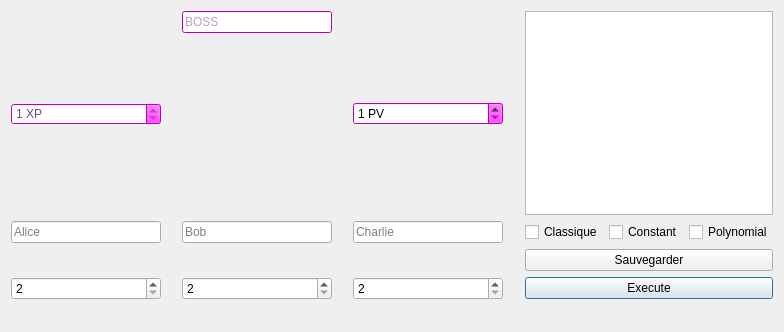
<?xml version="1.0" encoding="UTF-8"?>
<ui version="4.0">
 <class>TPlayerWindow</class>
 <widget class="QDialog" name="TPlayerWindow">
  <property name="geometry">
   <rect>
    <x>0</x>
    <y>0</y>
    <width>784</width>
    <height>332</height>
   </rect>
  </property>
  <property name="windowTitle">
   <string>Calcul des Gains et Valeurs de Shapley</string>
  </property>
  <layout class="QGridLayout" name="gridLayout">
   <item row="2" column="2">
    <spacer name="verticalSpacer_5">
     <property name="orientation">
      <enum>Qt::Vertical</enum>
     </property>
     <property name="sizeType">
      <enum>QSizePolicy::Maximum</enum>
     </property>
     <property name="sizeHint" stdset="0">
      <size>
       <width>20</width>
       <height>20</height>
      </size>
     </property>
    </spacer>
   </item>
   <item row="5" column="6">
    <widget class="QPushButton" name="pushButton_E">
     <property name="text">
      <string>Execute</string>
     </property>
    </widget>
   </item>
   <item row="5" column="0">
    <widget class="QSpinBox" name="spinBox_A">
     <property name="minimum">
      <number>2</number>
     </property>
     <property name="maximum">
      <number>15</number>
     </property>
    </widget>
   </item>
   <item row="6" column="0">
    <spacer name="verticalSpacer_4">
     <property name="orientation">
      <enum>Qt::Vertical</enum>
     </property>
     <property name="sizeHint" stdset="0">
      <size>
       <width>20</width>
       <height>1</height>
      </size>
     </property>
    </spacer>
   </item>
   <item row="3" column="0">
    <widget class="QLineEdit" name="lineEdit_A">
     <property name="minimumSize">
      <size>
       <width>150</width>
       <height>0</height>
      </size>
     </property>
     <property name="placeholderText">
      <string>Alice</string>
     </property>
    </widget>
   </item>
   <item row="4" column="2">
    <spacer name="verticalSpacer_2">
     <property name="orientation">
      <enum>Qt::Vertical</enum>
     </property>
     <property name="sizeType">
      <enum>QSizePolicy::Fixed</enum>
     </property>
     <property name="sizeHint" stdset="0">
      <size>
       <width>20</width>
       <height>10</height>
      </size>
     </property>
    </spacer>
   </item>
   <item row="3" column="3">
    <spacer name="horizontalSpacer_2">
     <property name="orientation">
      <enum>Qt::Horizontal</enum>
     </property>
     <property name="sizeType">
      <enum>QSizePolicy::Maximum</enum>
     </property>
     <property name="sizeHint" stdset="0">
      <size>
       <width>23</width>
       <height>5</height>
      </size>
     </property>
    </spacer>
   </item>
   <item row="1" column="2">
    <widget class="QLabel" name="label">
     <property name="sizePolicy">
      <sizepolicy hsizetype="Expanding" vsizetype="Expanding">
       <horstretch>0</horstretch>
       <verstretch>0</verstretch>
      </sizepolicy>
     </property>
     <property name="minimumSize">
      <size>
       <width>150</width>
       <height>150</height>
      </size>
     </property>
     <property name="maximumSize">
      <size>
       <width>200</width>
       <height>200</height>
      </size>
     </property>
     <property name="text">
      <string/>
     </property>
     <property name="pixmap">
      <pixmap resource="../Ressources/BossEnderDragon.qrc">:/Dragon_de_l'Ender_Spirit.png</pixmap>
     </property>
     <property name="scaledContents">
      <bool>true</bool>
     </property>
    </widget>
   </item>
   <item row="0" column="2">
    <widget class="QLineEdit" name="lineEdit_4">
     <property name="palette">
      <palette>
       <active>
        <colorrole role="WindowText">
         <brush brushstyle="SolidPattern">
          <color alpha="255">
           <red>125</red>
           <green>60</green>
           <blue>152</blue>
          </color>
         </brush>
        </colorrole>
        <colorrole role="Button">
         <brush brushstyle="SolidPattern">
          <color alpha="255">
           <red>255</red>
           <green>0</green>
           <blue>255</blue>
          </color>
         </brush>
        </colorrole>
        <colorrole role="Light">
         <brush brushstyle="SolidPattern">
          <color alpha="255">
           <red>255</red>
           <green>127</green>
           <blue>255</blue>
          </color>
         </brush>
        </colorrole>
        <colorrole role="Midlight">
         <brush brushstyle="SolidPattern">
          <color alpha="255">
           <red>255</red>
           <green>63</green>
           <blue>255</blue>
          </color>
         </brush>
        </colorrole>
        <colorrole role="Dark">
         <brush brushstyle="SolidPattern">
          <color alpha="255">
           <red>127</red>
           <green>0</green>
           <blue>127</blue>
          </color>
         </brush>
        </colorrole>
        <colorrole role="Mid">
         <brush brushstyle="SolidPattern">
          <color alpha="255">
           <red>170</red>
           <green>0</green>
           <blue>170</blue>
          </color>
         </brush>
        </colorrole>
        <colorrole role="Text">
         <brush brushstyle="SolidPattern">
          <color alpha="255">
           <red>125</red>
           <green>60</green>
           <blue>152</blue>
          </color>
         </brush>
        </colorrole>
        <colorrole role="BrightText">
         <brush brushstyle="SolidPattern">
          <color alpha="255">
           <red>255</red>
           <green>255</green>
           <blue>255</blue>
          </color>
         </brush>
        </colorrole>
        <colorrole role="ButtonText">
         <brush brushstyle="SolidPattern">
          <color alpha="255">
           <red>125</red>
           <green>60</green>
           <blue>152</blue>
          </color>
         </brush>
        </colorrole>
        <colorrole role="Base">
         <brush brushstyle="SolidPattern">
          <color alpha="255">
           <red>255</red>
           <green>255</green>
           <blue>255</blue>
          </color>
         </brush>
        </colorrole>
        <colorrole role="Window">
         <brush brushstyle="SolidPattern">
          <color alpha="255">
           <red>255</red>
           <green>0</green>
           <blue>255</blue>
          </color>
         </brush>
        </colorrole>
        <colorrole role="Shadow">
         <brush brushstyle="SolidPattern">
          <color alpha="255">
           <red>0</red>
           <green>0</green>
           <blue>0</blue>
          </color>
         </brush>
        </colorrole>
        <colorrole role="AlternateBase">
         <brush brushstyle="SolidPattern">
          <color alpha="255">
           <red>255</red>
           <green>127</green>
           <blue>255</blue>
          </color>
         </brush>
        </colorrole>
        <colorrole role="ToolTipBase">
         <brush brushstyle="SolidPattern">
          <color alpha="255">
           <red>255</red>
           <green>255</green>
           <blue>220</blue>
          </color>
         </brush>
        </colorrole>
        <colorrole role="ToolTipText">
         <brush brushstyle="SolidPattern">
          <color alpha="255">
           <red>0</red>
           <green>0</green>
           <blue>0</blue>
          </color>
         </brush>
        </colorrole>
        <colorrole role="PlaceholderText">
         <brush brushstyle="SolidPattern">
          <color alpha="128">
           <red>0</red>
           <green>0</green>
           <blue>0</blue>
          </color>
         </brush>
        </colorrole>
       </active>
       <inactive>
        <colorrole role="WindowText">
         <brush brushstyle="SolidPattern">
          <color alpha="255">
           <red>125</red>
           <green>60</green>
           <blue>152</blue>
          </color>
         </brush>
        </colorrole>
        <colorrole role="Button">
         <brush brushstyle="SolidPattern">
          <color alpha="255">
           <red>255</red>
           <green>0</green>
           <blue>255</blue>
          </color>
         </brush>
        </colorrole>
        <colorrole role="Light">
         <brush brushstyle="SolidPattern">
          <color alpha="255">
           <red>255</red>
           <green>127</green>
           <blue>255</blue>
          </color>
         </brush>
        </colorrole>
        <colorrole role="Midlight">
         <brush brushstyle="SolidPattern">
          <color alpha="255">
           <red>255</red>
           <green>63</green>
           <blue>255</blue>
          </color>
         </brush>
        </colorrole>
        <colorrole role="Dark">
         <brush brushstyle="SolidPattern">
          <color alpha="255">
           <red>127</red>
           <green>0</green>
           <blue>127</blue>
          </color>
         </brush>
        </colorrole>
        <colorrole role="Mid">
         <brush brushstyle="SolidPattern">
          <color alpha="255">
           <red>170</red>
           <green>0</green>
           <blue>170</blue>
          </color>
         </brush>
        </colorrole>
        <colorrole role="Text">
         <brush brushstyle="SolidPattern">
          <color alpha="255">
           <red>125</red>
           <green>60</green>
           <blue>152</blue>
          </color>
         </brush>
        </colorrole>
        <colorrole role="BrightText">
         <brush brushstyle="SolidPattern">
          <color alpha="255">
           <red>255</red>
           <green>255</green>
           <blue>255</blue>
          </color>
         </brush>
        </colorrole>
        <colorrole role="ButtonText">
         <brush brushstyle="SolidPattern">
          <color alpha="255">
           <red>125</red>
           <green>60</green>
           <blue>152</blue>
          </color>
         </brush>
        </colorrole>
        <colorrole role="Base">
         <brush brushstyle="SolidPattern">
          <color alpha="255">
           <red>255</red>
           <green>255</green>
           <blue>255</blue>
          </color>
         </brush>
        </colorrole>
        <colorrole role="Window">
         <brush brushstyle="SolidPattern">
          <color alpha="255">
           <red>255</red>
           <green>0</green>
           <blue>255</blue>
          </color>
         </brush>
        </colorrole>
        <colorrole role="Shadow">
         <brush brushstyle="SolidPattern">
          <color alpha="255">
           <red>0</red>
           <green>0</green>
           <blue>0</blue>
          </color>
         </brush>
        </colorrole>
        <colorrole role="AlternateBase">
         <brush brushstyle="SolidPattern">
          <color alpha="255">
           <red>255</red>
           <green>127</green>
           <blue>255</blue>
          </color>
         </brush>
        </colorrole>
        <colorrole role="ToolTipBase">
         <brush brushstyle="SolidPattern">
          <color alpha="255">
           <red>255</red>
           <green>255</green>
           <blue>220</blue>
          </color>
         </brush>
        </colorrole>
        <colorrole role="ToolTipText">
         <brush brushstyle="SolidPattern">
          <color alpha="255">
           <red>0</red>
           <green>0</green>
           <blue>0</blue>
          </color>
         </brush>
        </colorrole>
        <colorrole role="PlaceholderText">
         <brush brushstyle="SolidPattern">
          <color alpha="128">
           <red>0</red>
           <green>0</green>
           <blue>0</blue>
          </color>
         </brush>
        </colorrole>
       </inactive>
       <disabled>
        <colorrole role="WindowText">
         <brush brushstyle="SolidPattern">
          <color alpha="255">
           <red>125</red>
           <green>60</green>
           <blue>152</blue>
          </color>
         </brush>
        </colorrole>
        <colorrole role="Button">
         <brush brushstyle="SolidPattern">
          <color alpha="255">
           <red>255</red>
           <green>0</green>
           <blue>255</blue>
          </color>
         </brush>
        </colorrole>
        <colorrole role="Light">
         <brush brushstyle="SolidPattern">
          <color alpha="255">
           <red>255</red>
           <green>127</green>
           <blue>255</blue>
          </color>
         </brush>
        </colorrole>
        <colorrole role="Midlight">
         <brush brushstyle="SolidPattern">
          <color alpha="255">
           <red>255</red>
           <green>63</green>
           <blue>255</blue>
          </color>
         </brush>
        </colorrole>
        <colorrole role="Dark">
         <brush brushstyle="SolidPattern">
          <color alpha="255">
           <red>127</red>
           <green>0</green>
           <blue>127</blue>
          </color>
         </brush>
        </colorrole>
        <colorrole role="Mid">
         <brush brushstyle="SolidPattern">
          <color alpha="255">
           <red>170</red>
           <green>0</green>
           <blue>170</blue>
          </color>
         </brush>
        </colorrole>
        <colorrole role="Text">
         <brush brushstyle="SolidPattern">
          <color alpha="255">
           <red>125</red>
           <green>60</green>
           <blue>152</blue>
          </color>
         </brush>
        </colorrole>
        <colorrole role="BrightText">
         <brush brushstyle="SolidPattern">
          <color alpha="255">
           <red>255</red>
           <green>255</green>
           <blue>255</blue>
          </color>
         </brush>
        </colorrole>
        <colorrole role="ButtonText">
         <brush brushstyle="SolidPattern">
          <color alpha="255">
           <red>125</red>
           <green>60</green>
           <blue>152</blue>
          </color>
         </brush>
        </colorrole>
        <colorrole role="Base">
         <brush brushstyle="SolidPattern">
          <color alpha="255">
           <red>255</red>
           <green>0</green>
           <blue>255</blue>
          </color>
         </brush>
        </colorrole>
        <colorrole role="Window">
         <brush brushstyle="SolidPattern">
          <color alpha="255">
           <red>255</red>
           <green>0</green>
           <blue>255</blue>
          </color>
         </brush>
        </colorrole>
        <colorrole role="Shadow">
         <brush brushstyle="SolidPattern">
          <color alpha="255">
           <red>0</red>
           <green>0</green>
           <blue>0</blue>
          </color>
         </brush>
        </colorrole>
        <colorrole role="AlternateBase">
         <brush brushstyle="SolidPattern">
          <color alpha="255">
           <red>255</red>
           <green>0</green>
           <blue>255</blue>
          </color>
         </brush>
        </colorrole>
        <colorrole role="ToolTipBase">
         <brush brushstyle="SolidPattern">
          <color alpha="255">
           <red>255</red>
           <green>255</green>
           <blue>220</blue>
          </color>
         </brush>
        </colorrole>
        <colorrole role="ToolTipText">
         <brush brushstyle="SolidPattern">
          <color alpha="255">
           <red>0</red>
           <green>0</green>
           <blue>0</blue>
          </color>
         </brush>
        </colorrole>
        <colorrole role="PlaceholderText">
         <brush brushstyle="SolidPattern">
          <color alpha="128">
           <red>0</red>
           <green>0</green>
           <blue>0</blue>
          </color>
         </brush>
        </colorrole>
       </disabled>
      </palette>
     </property>
     <property name="styleSheet">
      <string notr="true">color: rgb(125, 60, 152);
border-top-color: rgb(125, 60, 152);
border-color: rgb(125, 60, 152);
border-right-color: rgb(125, 60, 152);
border-bottom-color: rgb(125, 60, 152);
border-left-color: rgb(125, 60, 152);</string>
     </property>
     <property name="text">
      <string/>
     </property>
     <property name="placeholderText">
      <string>BOSS</string>
     </property>
    </widget>
   </item>
   <item row="4" column="0">
    <spacer name="verticalSpacer">
     <property name="orientation">
      <enum>Qt::Vertical</enum>
     </property>
     <property name="sizeType">
      <enum>QSizePolicy::Fixed</enum>
     </property>
     <property name="sizeHint" stdset="0">
      <size>
       <width>20</width>
       <height>10</height>
      </size>
     </property>
    </spacer>
   </item>
   <item row="3" column="4">
    <widget class="QLineEdit" name="lineEdit_C">
     <property name="minimumSize">
      <size>
       <width>150</width>
       <height>0</height>
      </size>
     </property>
     <property name="placeholderText">
      <string>Charlie</string>
     </property>
    </widget>
   </item>
   <item row="3" column="1">
    <spacer name="horizontalSpacer">
     <property name="orientation">
      <enum>Qt::Horizontal</enum>
     </property>
     <property name="sizeType">
      <enum>QSizePolicy::Maximum</enum>
     </property>
     <property name="sizeHint" stdset="0">
      <size>
       <width>23</width>
       <height>5</height>
      </size>
     </property>
    </spacer>
   </item>
   <item row="5" column="4">
    <widget class="QSpinBox" name="spinBox_C">
     <property name="suffix">
      <string/>
     </property>
     <property name="minimum">
      <number>2</number>
     </property>
     <property name="maximum">
      <number>15</number>
     </property>
    </widget>
   </item>
   <item row="1" column="4">
    <widget class="QSpinBox" name="spinBox_Boss_Hp">
     <property name="palette">
      <palette>
       <active>
        <colorrole role="WindowText">
         <brush brushstyle="SolidPattern">
          <color alpha="255">
           <red>0</red>
           <green>0</green>
           <blue>0</blue>
          </color>
         </brush>
        </colorrole>
        <colorrole role="Button">
         <brush brushstyle="SolidPattern">
          <color alpha="255">
           <red>255</red>
           <green>0</green>
           <blue>255</blue>
          </color>
         </brush>
        </colorrole>
        <colorrole role="Light">
         <brush brushstyle="SolidPattern">
          <color alpha="255">
           <red>255</red>
           <green>127</green>
           <blue>255</blue>
          </color>
         </brush>
        </colorrole>
        <colorrole role="Midlight">
         <brush brushstyle="SolidPattern">
          <color alpha="255">
           <red>255</red>
           <green>63</green>
           <blue>255</blue>
          </color>
         </brush>
        </colorrole>
        <colorrole role="Dark">
         <brush brushstyle="SolidPattern">
          <color alpha="255">
           <red>127</red>
           <green>0</green>
           <blue>127</blue>
          </color>
         </brush>
        </colorrole>
        <colorrole role="Mid">
         <brush brushstyle="SolidPattern">
          <color alpha="255">
           <red>170</red>
           <green>0</green>
           <blue>170</blue>
          </color>
         </brush>
        </colorrole>
        <colorrole role="Text">
         <brush brushstyle="SolidPattern">
          <color alpha="255">
           <red>0</red>
           <green>0</green>
           <blue>0</blue>
          </color>
         </brush>
        </colorrole>
        <colorrole role="BrightText">
         <brush brushstyle="SolidPattern">
          <color alpha="255">
           <red>255</red>
           <green>255</green>
           <blue>255</blue>
          </color>
         </brush>
        </colorrole>
        <colorrole role="ButtonText">
         <brush brushstyle="SolidPattern">
          <color alpha="255">
           <red>0</red>
           <green>0</green>
           <blue>0</blue>
          </color>
         </brush>
        </colorrole>
        <colorrole role="Base">
         <brush brushstyle="SolidPattern">
          <color alpha="255">
           <red>255</red>
           <green>255</green>
           <blue>255</blue>
          </color>
         </brush>
        </colorrole>
        <colorrole role="Window">
         <brush brushstyle="SolidPattern">
          <color alpha="255">
           <red>255</red>
           <green>0</green>
           <blue>255</blue>
          </color>
         </brush>
        </colorrole>
        <colorrole role="Shadow">
         <brush brushstyle="SolidPattern">
          <color alpha="255">
           <red>0</red>
           <green>0</green>
           <blue>0</blue>
          </color>
         </brush>
        </colorrole>
        <colorrole role="AlternateBase">
         <brush brushstyle="SolidPattern">
          <color alpha="255">
           <red>255</red>
           <green>127</green>
           <blue>255</blue>
          </color>
         </brush>
        </colorrole>
        <colorrole role="ToolTipBase">
         <brush brushstyle="SolidPattern">
          <color alpha="255">
           <red>255</red>
           <green>255</green>
           <blue>220</blue>
          </color>
         </brush>
        </colorrole>
        <colorrole role="ToolTipText">
         <brush brushstyle="SolidPattern">
          <color alpha="255">
           <red>0</red>
           <green>0</green>
           <blue>0</blue>
          </color>
         </brush>
        </colorrole>
        <colorrole role="PlaceholderText">
         <brush brushstyle="SolidPattern">
          <color alpha="128">
           <red>0</red>
           <green>0</green>
           <blue>0</blue>
          </color>
         </brush>
        </colorrole>
       </active>
       <inactive>
        <colorrole role="WindowText">
         <brush brushstyle="SolidPattern">
          <color alpha="255">
           <red>0</red>
           <green>0</green>
           <blue>0</blue>
          </color>
         </brush>
        </colorrole>
        <colorrole role="Button">
         <brush brushstyle="SolidPattern">
          <color alpha="255">
           <red>255</red>
           <green>0</green>
           <blue>255</blue>
          </color>
         </brush>
        </colorrole>
        <colorrole role="Light">
         <brush brushstyle="SolidPattern">
          <color alpha="255">
           <red>255</red>
           <green>127</green>
           <blue>255</blue>
          </color>
         </brush>
        </colorrole>
        <colorrole role="Midlight">
         <brush brushstyle="SolidPattern">
          <color alpha="255">
           <red>255</red>
           <green>63</green>
           <blue>255</blue>
          </color>
         </brush>
        </colorrole>
        <colorrole role="Dark">
         <brush brushstyle="SolidPattern">
          <color alpha="255">
           <red>127</red>
           <green>0</green>
           <blue>127</blue>
          </color>
         </brush>
        </colorrole>
        <colorrole role="Mid">
         <brush brushstyle="SolidPattern">
          <color alpha="255">
           <red>170</red>
           <green>0</green>
           <blue>170</blue>
          </color>
         </brush>
        </colorrole>
        <colorrole role="Text">
         <brush brushstyle="SolidPattern">
          <color alpha="255">
           <red>0</red>
           <green>0</green>
           <blue>0</blue>
          </color>
         </brush>
        </colorrole>
        <colorrole role="BrightText">
         <brush brushstyle="SolidPattern">
          <color alpha="255">
           <red>255</red>
           <green>255</green>
           <blue>255</blue>
          </color>
         </brush>
        </colorrole>
        <colorrole role="ButtonText">
         <brush brushstyle="SolidPattern">
          <color alpha="255">
           <red>0</red>
           <green>0</green>
           <blue>0</blue>
          </color>
         </brush>
        </colorrole>
        <colorrole role="Base">
         <brush brushstyle="SolidPattern">
          <color alpha="255">
           <red>255</red>
           <green>255</green>
           <blue>255</blue>
          </color>
         </brush>
        </colorrole>
        <colorrole role="Window">
         <brush brushstyle="SolidPattern">
          <color alpha="255">
           <red>255</red>
           <green>0</green>
           <blue>255</blue>
          </color>
         </brush>
        </colorrole>
        <colorrole role="Shadow">
         <brush brushstyle="SolidPattern">
          <color alpha="255">
           <red>0</red>
           <green>0</green>
           <blue>0</blue>
          </color>
         </brush>
        </colorrole>
        <colorrole role="AlternateBase">
         <brush brushstyle="SolidPattern">
          <color alpha="255">
           <red>255</red>
           <green>127</green>
           <blue>255</blue>
          </color>
         </brush>
        </colorrole>
        <colorrole role="ToolTipBase">
         <brush brushstyle="SolidPattern">
          <color alpha="255">
           <red>255</red>
           <green>255</green>
           <blue>220</blue>
          </color>
         </brush>
        </colorrole>
        <colorrole role="ToolTipText">
         <brush brushstyle="SolidPattern">
          <color alpha="255">
           <red>0</red>
           <green>0</green>
           <blue>0</blue>
          </color>
         </brush>
        </colorrole>
        <colorrole role="PlaceholderText">
         <brush brushstyle="SolidPattern">
          <color alpha="128">
           <red>0</red>
           <green>0</green>
           <blue>0</blue>
          </color>
         </brush>
        </colorrole>
       </inactive>
       <disabled>
        <colorrole role="WindowText">
         <brush brushstyle="SolidPattern">
          <color alpha="255">
           <red>127</red>
           <green>0</green>
           <blue>127</blue>
          </color>
         </brush>
        </colorrole>
        <colorrole role="Button">
         <brush brushstyle="SolidPattern">
          <color alpha="255">
           <red>255</red>
           <green>0</green>
           <blue>255</blue>
          </color>
         </brush>
        </colorrole>
        <colorrole role="Light">
         <brush brushstyle="SolidPattern">
          <color alpha="255">
           <red>255</red>
           <green>127</green>
           <blue>255</blue>
          </color>
         </brush>
        </colorrole>
        <colorrole role="Midlight">
         <brush brushstyle="SolidPattern">
          <color alpha="255">
           <red>255</red>
           <green>63</green>
           <blue>255</blue>
          </color>
         </brush>
        </colorrole>
        <colorrole role="Dark">
         <brush brushstyle="SolidPattern">
          <color alpha="255">
           <red>127</red>
           <green>0</green>
           <blue>127</blue>
          </color>
         </brush>
        </colorrole>
        <colorrole role="Mid">
         <brush brushstyle="SolidPattern">
          <color alpha="255">
           <red>170</red>
           <green>0</green>
           <blue>170</blue>
          </color>
         </brush>
        </colorrole>
        <colorrole role="Text">
         <brush brushstyle="SolidPattern">
          <color alpha="255">
           <red>127</red>
           <green>0</green>
           <blue>127</blue>
          </color>
         </brush>
        </colorrole>
        <colorrole role="BrightText">
         <brush brushstyle="SolidPattern">
          <color alpha="255">
           <red>255</red>
           <green>255</green>
           <blue>255</blue>
          </color>
         </brush>
        </colorrole>
        <colorrole role="ButtonText">
         <brush brushstyle="SolidPattern">
          <color alpha="255">
           <red>127</red>
           <green>0</green>
           <blue>127</blue>
          </color>
         </brush>
        </colorrole>
        <colorrole role="Base">
         <brush brushstyle="SolidPattern">
          <color alpha="255">
           <red>255</red>
           <green>0</green>
           <blue>255</blue>
          </color>
         </brush>
        </colorrole>
        <colorrole role="Window">
         <brush brushstyle="SolidPattern">
          <color alpha="255">
           <red>255</red>
           <green>0</green>
           <blue>255</blue>
          </color>
         </brush>
        </colorrole>
        <colorrole role="Shadow">
         <brush brushstyle="SolidPattern">
          <color alpha="255">
           <red>0</red>
           <green>0</green>
           <blue>0</blue>
          </color>
         </brush>
        </colorrole>
        <colorrole role="AlternateBase">
         <brush brushstyle="SolidPattern">
          <color alpha="255">
           <red>255</red>
           <green>0</green>
           <blue>255</blue>
          </color>
         </brush>
        </colorrole>
        <colorrole role="ToolTipBase">
         <brush brushstyle="SolidPattern">
          <color alpha="255">
           <red>255</red>
           <green>255</green>
           <blue>220</blue>
          </color>
         </brush>
        </colorrole>
        <colorrole role="ToolTipText">
         <brush brushstyle="SolidPattern">
          <color alpha="255">
           <red>0</red>
           <green>0</green>
           <blue>0</blue>
          </color>
         </brush>
        </colorrole>
        <colorrole role="PlaceholderText">
         <brush brushstyle="SolidPattern">
          <color alpha="128">
           <red>0</red>
           <green>0</green>
           <blue>0</blue>
          </color>
         </brush>
        </colorrole>
       </disabled>
      </palette>
     </property>
     <property name="styleSheet">
      <string notr="true">/*color: rgb(255, 0, 255);
border-style: solid;
border-width: 1px;
background-color: rgb(255, 255, 255);
border-color: rgb(255, 0, 255);*/

</string>
     </property>
     <property name="wrapping">
      <bool>false</bool>
     </property>
     <property name="buttonSymbols">
      <enum>QAbstractSpinBox::UpDownArrows</enum>
     </property>
     <property name="suffix">
      <string> PV</string>
     </property>
     <property name="prefix">
      <string/>
     </property>
     <property name="minimum">
      <number>1</number>
     </property>
    </widget>
   </item>
   <item row="2" column="5">
    <spacer name="horizontalSpacer_3">
     <property name="orientation">
      <enum>Qt::Horizontal</enum>
     </property>
     <property name="sizeType">
      <enum>QSizePolicy::Maximum</enum>
     </property>
     <property name="sizeHint" stdset="0">
      <size>
       <width>23</width>
       <height>20</height>
      </size>
     </property>
    </spacer>
   </item>
   <item row="1" column="0">
    <widget class="QSpinBox" name="spinBox_Boss_Xp">
     <property name="palette">
      <palette>
       <active>
        <colorrole role="WindowText">
         <brush brushstyle="SolidPattern">
          <color alpha="255">
           <red>125</red>
           <green>60</green>
           <blue>152</blue>
          </color>
         </brush>
        </colorrole>
        <colorrole role="Button">
         <brush brushstyle="SolidPattern">
          <color alpha="255">
           <red>255</red>
           <green>0</green>
           <blue>255</blue>
          </color>
         </brush>
        </colorrole>
        <colorrole role="Light">
         <brush brushstyle="SolidPattern">
          <color alpha="255">
           <red>255</red>
           <green>127</green>
           <blue>255</blue>
          </color>
         </brush>
        </colorrole>
        <colorrole role="Midlight">
         <brush brushstyle="SolidPattern">
          <color alpha="255">
           <red>255</red>
           <green>63</green>
           <blue>255</blue>
          </color>
         </brush>
        </colorrole>
        <colorrole role="Dark">
         <brush brushstyle="SolidPattern">
          <color alpha="255">
           <red>127</red>
           <green>0</green>
           <blue>127</blue>
          </color>
         </brush>
        </colorrole>
        <colorrole role="Mid">
         <brush brushstyle="SolidPattern">
          <color alpha="255">
           <red>170</red>
           <green>0</green>
           <blue>170</blue>
          </color>
         </brush>
        </colorrole>
        <colorrole role="Text">
         <brush brushstyle="SolidPattern">
          <color alpha="255">
           <red>125</red>
           <green>60</green>
           <blue>152</blue>
          </color>
         </brush>
        </colorrole>
        <colorrole role="BrightText">
         <brush brushstyle="SolidPattern">
          <color alpha="255">
           <red>255</red>
           <green>255</green>
           <blue>255</blue>
          </color>
         </brush>
        </colorrole>
        <colorrole role="ButtonText">
         <brush brushstyle="SolidPattern">
          <color alpha="255">
           <red>125</red>
           <green>60</green>
           <blue>152</blue>
          </color>
         </brush>
        </colorrole>
        <colorrole role="Base">
         <brush brushstyle="SolidPattern">
          <color alpha="255">
           <red>255</red>
           <green>255</green>
           <blue>255</blue>
          </color>
         </brush>
        </colorrole>
        <colorrole role="Window">
         <brush brushstyle="SolidPattern">
          <color alpha="255">
           <red>255</red>
           <green>0</green>
           <blue>255</blue>
          </color>
         </brush>
        </colorrole>
        <colorrole role="Shadow">
         <brush brushstyle="SolidPattern">
          <color alpha="255">
           <red>0</red>
           <green>0</green>
           <blue>0</blue>
          </color>
         </brush>
        </colorrole>
        <colorrole role="AlternateBase">
         <brush brushstyle="SolidPattern">
          <color alpha="255">
           <red>255</red>
           <green>127</green>
           <blue>255</blue>
          </color>
         </brush>
        </colorrole>
        <colorrole role="ToolTipBase">
         <brush brushstyle="SolidPattern">
          <color alpha="255">
           <red>255</red>
           <green>255</green>
           <blue>220</blue>
          </color>
         </brush>
        </colorrole>
        <colorrole role="ToolTipText">
         <brush brushstyle="SolidPattern">
          <color alpha="255">
           <red>0</red>
           <green>0</green>
           <blue>0</blue>
          </color>
         </brush>
        </colorrole>
        <colorrole role="PlaceholderText">
         <brush brushstyle="SolidPattern">
          <color alpha="128">
           <red>0</red>
           <green>0</green>
           <blue>0</blue>
          </color>
         </brush>
        </colorrole>
       </active>
       <inactive>
        <colorrole role="WindowText">
         <brush brushstyle="SolidPattern">
          <color alpha="255">
           <red>125</red>
           <green>60</green>
           <blue>152</blue>
          </color>
         </brush>
        </colorrole>
        <colorrole role="Button">
         <brush brushstyle="SolidPattern">
          <color alpha="255">
           <red>255</red>
           <green>0</green>
           <blue>255</blue>
          </color>
         </brush>
        </colorrole>
        <colorrole role="Light">
         <brush brushstyle="SolidPattern">
          <color alpha="255">
           <red>255</red>
           <green>127</green>
           <blue>255</blue>
          </color>
         </brush>
        </colorrole>
        <colorrole role="Midlight">
         <brush brushstyle="SolidPattern">
          <color alpha="255">
           <red>255</red>
           <green>63</green>
           <blue>255</blue>
          </color>
         </brush>
        </colorrole>
        <colorrole role="Dark">
         <brush brushstyle="SolidPattern">
          <color alpha="255">
           <red>127</red>
           <green>0</green>
           <blue>127</blue>
          </color>
         </brush>
        </colorrole>
        <colorrole role="Mid">
         <brush brushstyle="SolidPattern">
          <color alpha="255">
           <red>170</red>
           <green>0</green>
           <blue>170</blue>
          </color>
         </brush>
        </colorrole>
        <colorrole role="Text">
         <brush brushstyle="SolidPattern">
          <color alpha="255">
           <red>125</red>
           <green>60</green>
           <blue>152</blue>
          </color>
         </brush>
        </colorrole>
        <colorrole role="BrightText">
         <brush brushstyle="SolidPattern">
          <color alpha="255">
           <red>255</red>
           <green>255</green>
           <blue>255</blue>
          </color>
         </brush>
        </colorrole>
        <colorrole role="ButtonText">
         <brush brushstyle="SolidPattern">
          <color alpha="255">
           <red>125</red>
           <green>60</green>
           <blue>152</blue>
          </color>
         </brush>
        </colorrole>
        <colorrole role="Base">
         <brush brushstyle="SolidPattern">
          <color alpha="255">
           <red>255</red>
           <green>255</green>
           <blue>255</blue>
          </color>
         </brush>
        </colorrole>
        <colorrole role="Window">
         <brush brushstyle="SolidPattern">
          <color alpha="255">
           <red>255</red>
           <green>0</green>
           <blue>255</blue>
          </color>
         </brush>
        </colorrole>
        <colorrole role="Shadow">
         <brush brushstyle="SolidPattern">
          <color alpha="255">
           <red>0</red>
           <green>0</green>
           <blue>0</blue>
          </color>
         </brush>
        </colorrole>
        <colorrole role="AlternateBase">
         <brush brushstyle="SolidPattern">
          <color alpha="255">
           <red>255</red>
           <green>127</green>
           <blue>255</blue>
          </color>
         </brush>
        </colorrole>
        <colorrole role="ToolTipBase">
         <brush brushstyle="SolidPattern">
          <color alpha="255">
           <red>255</red>
           <green>255</green>
           <blue>220</blue>
          </color>
         </brush>
        </colorrole>
        <colorrole role="ToolTipText">
         <brush brushstyle="SolidPattern">
          <color alpha="255">
           <red>0</red>
           <green>0</green>
           <blue>0</blue>
          </color>
         </brush>
        </colorrole>
        <colorrole role="PlaceholderText">
         <brush brushstyle="SolidPattern">
          <color alpha="128">
           <red>0</red>
           <green>0</green>
           <blue>0</blue>
          </color>
         </brush>
        </colorrole>
       </inactive>
       <disabled>
        <colorrole role="WindowText">
         <brush brushstyle="SolidPattern">
          <color alpha="255">
           <red>125</red>
           <green>60</green>
           <blue>152</blue>
          </color>
         </brush>
        </colorrole>
        <colorrole role="Button">
         <brush brushstyle="SolidPattern">
          <color alpha="255">
           <red>255</red>
           <green>0</green>
           <blue>255</blue>
          </color>
         </brush>
        </colorrole>
        <colorrole role="Light">
         <brush brushstyle="SolidPattern">
          <color alpha="255">
           <red>255</red>
           <green>127</green>
           <blue>255</blue>
          </color>
         </brush>
        </colorrole>
        <colorrole role="Midlight">
         <brush brushstyle="SolidPattern">
          <color alpha="255">
           <red>255</red>
           <green>63</green>
           <blue>255</blue>
          </color>
         </brush>
        </colorrole>
        <colorrole role="Dark">
         <brush brushstyle="SolidPattern">
          <color alpha="255">
           <red>127</red>
           <green>0</green>
           <blue>127</blue>
          </color>
         </brush>
        </colorrole>
        <colorrole role="Mid">
         <brush brushstyle="SolidPattern">
          <color alpha="255">
           <red>170</red>
           <green>0</green>
           <blue>170</blue>
          </color>
         </brush>
        </colorrole>
        <colorrole role="Text">
         <brush brushstyle="SolidPattern">
          <color alpha="255">
           <red>125</red>
           <green>60</green>
           <blue>152</blue>
          </color>
         </brush>
        </colorrole>
        <colorrole role="BrightText">
         <brush brushstyle="SolidPattern">
          <color alpha="255">
           <red>255</red>
           <green>255</green>
           <blue>255</blue>
          </color>
         </brush>
        </colorrole>
        <colorrole role="ButtonText">
         <brush brushstyle="SolidPattern">
          <color alpha="255">
           <red>125</red>
           <green>60</green>
           <blue>152</blue>
          </color>
         </brush>
        </colorrole>
        <colorrole role="Base">
         <brush brushstyle="SolidPattern">
          <color alpha="255">
           <red>255</red>
           <green>0</green>
           <blue>255</blue>
          </color>
         </brush>
        </colorrole>
        <colorrole role="Window">
         <brush brushstyle="SolidPattern">
          <color alpha="255">
           <red>255</red>
           <green>0</green>
           <blue>255</blue>
          </color>
         </brush>
        </colorrole>
        <colorrole role="Shadow">
         <brush brushstyle="SolidPattern">
          <color alpha="255">
           <red>0</red>
           <green>0</green>
           <blue>0</blue>
          </color>
         </brush>
        </colorrole>
        <colorrole role="AlternateBase">
         <brush brushstyle="SolidPattern">
          <color alpha="255">
           <red>255</red>
           <green>0</green>
           <blue>255</blue>
          </color>
         </brush>
        </colorrole>
        <colorrole role="ToolTipBase">
         <brush brushstyle="SolidPattern">
          <color alpha="255">
           <red>255</red>
           <green>255</green>
           <blue>220</blue>
          </color>
         </brush>
        </colorrole>
        <colorrole role="ToolTipText">
         <brush brushstyle="SolidPattern">
          <color alpha="255">
           <red>0</red>
           <green>0</green>
           <blue>0</blue>
          </color>
         </brush>
        </colorrole>
        <colorrole role="PlaceholderText">
         <brush brushstyle="SolidPattern">
          <color alpha="128">
           <red>0</red>
           <green>0</green>
           <blue>0</blue>
          </color>
         </brush>
        </colorrole>
       </disabled>
      </palette>
     </property>
     <property name="styleSheet">
      <string notr="true">color: rgb(125, 60, 152);
border-top-color: rgb(125, 60, 152);
border-color: rgb(125, 60, 152);
border-right-color: rgb(125, 60, 152);
border-bottom-color: rgb(125, 60, 152);
border-left-color: rgb(125, 60, 152);</string>
     </property>
     <property name="specialValueText">
      <string/>
     </property>
     <property name="suffix">
      <string> XP</string>
     </property>
     <property name="prefix">
      <string/>
     </property>
     <property name="minimum">
      <number>1</number>
     </property>
    </widget>
   </item>
   <item row="4" column="4">
    <spacer name="verticalSpacer_3">
     <property name="orientation">
      <enum>Qt::Vertical</enum>
     </property>
     <property name="sizeType">
      <enum>QSizePolicy::Fixed</enum>
     </property>
     <property name="sizeHint" stdset="0">
      <size>
       <width>20</width>
       <height>10</height>
      </size>
     </property>
    </spacer>
   </item>
   <item row="3" column="2">
    <widget class="QLineEdit" name="lineEdit_B">
     <property name="minimumSize">
      <size>
       <width>150</width>
       <height>0</height>
      </size>
     </property>
     <property name="placeholderText">
      <string>Bob</string>
     </property>
    </widget>
   </item>
   <item row="5" column="2">
    <widget class="QSpinBox" name="spinBox_B">
     <property name="minimum">
      <number>2</number>
     </property>
     <property name="maximum">
      <number>15</number>
     </property>
    </widget>
   </item>
   <item row="3" column="6">
    <layout class="QHBoxLayout" name="horizontalLayout">
     <item>
      <widget class="QCheckBox" name="checkBox_Classique">
       <property name="text">
        <string>Classique</string>
       </property>
      </widget>
     </item>
     <item>
      <widget class="QCheckBox" name="checkBox_Constant">
       <property name="text">
        <string>Constant</string>
       </property>
      </widget>
     </item>
     <item>
      <widget class="QCheckBox" name="checkBox_Pol">
       <property name="text">
        <string>Polynomial</string>
       </property>
      </widget>
     </item>
    </layout>
   </item>
   <item row="4" column="6">
    <widget class="QPushButton" name="pushButton_Save">
     <property name="text">
      <string>Sauvegarder</string>
     </property>
    </widget>
   </item>
   <item row="0" column="6" rowspan="3">
    <widget class="QListWidget" name="listWidget"/>
   </item>
  </layout>
 </widget>
 <resources>
  <include location="../Ressources/BossEnderDragon.qrc"/>
 </resources>
 <connections/>
</ui>
